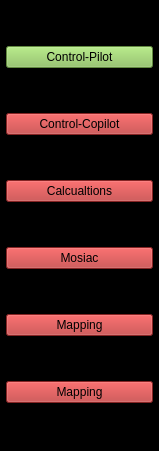
   <widget class="QFrame" name="frame_2">
    <property name="geometry">
     <rect>
      <x>10</x>
      <y>20</y>
      <width>159</width>
      <height>451</height>
     </rect>
    </property>
    <property name="styleSheet">
     <string notr="true">background-color: rgb(0, 0, 0);</string>
    </property>
    <property name="frameShape">
     <enum>QFrame::StyledPanel</enum>
    </property>
    <property name="frameShadow">
     <enum>QFrame::Raised</enum>
    </property>
    <layout class="QVBoxLayout" name="verticalLayout_5">
     <property name="spacing">
      <number>0</number>
     </property>
     <property name="leftMargin">
      <number>5</number>
     </property>
     <property name="topMargin">
      <number>0</number>
     </property>
     <property name="rightMargin">
      <number>5</number>
     </property>
     <property name="bottomMargin">
      <number>0</number>
     </property>
     <item>
      <widget class="QPushButton" name="mosiacButton">
       <property name="enabled">
        <bool>true</bool>
       </property>
       <property name="styleSheet">
        <string notr="true">font: 18pt &quot;Aldhabi&quot;;
background-color: rgb(136, 192, 87);</string>
       </property>
       <property name="text">
        <string>Control-Pilot</string>
       </property>
      </widget>
     </item>
     <item>
      <widget class="QPushButton" name="mosiacButton_2">
       <property name="styleSheet">
        <string notr="true">font: 18pt &quot;Aldhabi&quot;;
background-color: rgb(186, 50, 50);</string>
       </property>
       <property name="text">
        <string>Control-Copilot</string>
       </property>
      </widget>
     </item>
     <item>
      <widget class="QPushButton" name="controlButton">
       <property name="styleSheet">
        <string notr="true">font: 18pt &quot;Aldhabi&quot;;
background-color: rgb(186, 50, 50);</string>
       </property>
       <property name="text">
        <string>Calcualtions</string>
       </property>
      </widget>
     </item>
     <item>
      <widget class="QPushButton" name="calcButton">
       <property name="styleSheet">
        <string notr="true">font: 18pt &quot;Aldhabi&quot;;
background-color: rgb(186, 50, 50);</string>
       </property>
       <property name="text">
        <string>Mosiac</string>
       </property>
      </widget>
     </item>
     <item>
      <widget class="QPushButton" name="mappingButton">
       <property name="styleSheet">
        <string notr="true">font: 18pt &quot;Aldhabi&quot;;
background-color: rgb(186, 50, 50);</string>
       </property>
       <property name="text">
        <string>Mapping</string>
       </property>
      </widget>
     </item>
     <item>
      <widget class="QPushButton" name="dockingbutton">
       <property name="styleSheet">
        <string notr="true">font: 18pt &quot;Aldhabi&quot;;
background-color: rgb(186, 50, 50);</string>
       </property>
       <property name="text">
        <string>Mapping</string>
       </property>
      </widget>
     </item>
    </layout>
   </widget>
